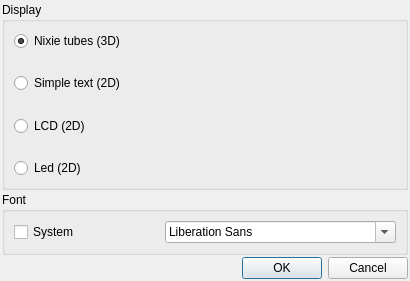
<?xml version="1.0" encoding="UTF-8"?>
<ui version="4.0">
 <class>CDisplayManager</class>
 <widget class="QDialog" name="CDisplayManager">
  <property name="geometry">
   <rect>
    <x>0</x>
    <y>0</y>
    <width>410</width>
    <height>281</height>
   </rect>
  </property>
  <property name="windowTitle">
   <string>Display</string>
  </property>
  <layout class="QVBoxLayout" name="verticalLayout_2">
   <property name="spacing">
    <number>2</number>
   </property>
   <property name="leftMargin">
    <number>2</number>
   </property>
   <property name="topMargin">
    <number>2</number>
   </property>
   <property name="rightMargin">
    <number>2</number>
   </property>
   <property name="bottomMargin">
    <number>2</number>
   </property>
   <item>
    <widget class="QGroupBox" name="groupBox">
     <property name="title">
      <string>Display</string>
     </property>
     <layout class="QVBoxLayout" name="verticalLayout">
      <item>
       <widget class="QRadioButton" name="m_nixie">
        <property name="text">
         <string>Nixie tubes (3D)</string>
        </property>
        <property name="checked">
         <bool>true</bool>
        </property>
       </widget>
      </item>
      <item>
       <spacer name="verticalSpacer_2">
        <property name="orientation">
         <enum>Qt::Vertical</enum>
        </property>
        <property name="sizeHint" stdset="0">
         <size>
          <width>20</width>
          <height>40</height>
         </size>
        </property>
       </spacer>
      </item>
      <item>
       <widget class="QRadioButton" name="m_text">
        <property name="text">
         <string>Simple text (2D)</string>
        </property>
       </widget>
      </item>
      <item>
       <spacer name="verticalSpacer_3">
        <property name="orientation">
         <enum>Qt::Vertical</enum>
        </property>
        <property name="sizeHint" stdset="0">
         <size>
          <width>20</width>
          <height>40</height>
         </size>
        </property>
       </spacer>
      </item>
      <item>
       <widget class="QRadioButton" name="m_lcd">
        <property name="text">
         <string>LCD (2D)</string>
        </property>
       </widget>
      </item>
      <item>
       <spacer name="verticalSpacer_4">
        <property name="orientation">
         <enum>Qt::Vertical</enum>
        </property>
        <property name="sizeHint" stdset="0">
         <size>
          <width>20</width>
          <height>40</height>
         </size>
        </property>
       </spacer>
      </item>
      <item>
       <widget class="QRadioButton" name="m_led">
        <property name="text">
         <string>Led (2D)</string>
        </property>
       </widget>
      </item>
     </layout>
    </widget>
   </item>
   <item>
    <spacer name="verticalSpacer">
     <property name="orientation">
      <enum>Qt::Vertical</enum>
     </property>
     <property name="sizeHint" stdset="0">
      <size>
       <width>20</width>
       <height>40</height>
      </size>
     </property>
    </spacer>
   </item>
   <item>
    <widget class="QGroupBox" name="groupBox_2">
     <property name="title">
      <string>Font</string>
     </property>
     <layout class="QHBoxLayout" name="horizontalLayout">
      <item>
       <widget class="QCheckBox" name="m_system">
        <property name="text">
         <string>System</string>
        </property>
       </widget>
      </item>
      <item>
       <widget class="QFontComboBox" name="m_fontFamily"/>
      </item>
     </layout>
    </widget>
   </item>
   <item>
    <widget class="QDialogButtonBox" name="buttonBox">
     <property name="orientation">
      <enum>Qt::Horizontal</enum>
     </property>
     <property name="standardButtons">
      <set>QDialogButtonBox::Cancel|QDialogButtonBox::Ok</set>
     </property>
    </widget>
   </item>
  </layout>
 </widget>
 <resources/>
 <connections>
  <connection>
   <sender>buttonBox</sender>
   <signal>accepted()</signal>
   <receiver>CDisplayManager</receiver>
   <slot>accept()</slot>
   <hints>
    <hint type="sourcelabel">
     <x>248</x>
     <y>254</y>
    </hint>
    <hint type="destinationlabel">
     <x>157</x>
     <y>274</y>
    </hint>
   </hints>
  </connection>
  <connection>
   <sender>buttonBox</sender>
   <signal>rejected()</signal>
   <receiver>CDisplayManager</receiver>
   <slot>reject()</slot>
   <hints>
    <hint type="sourcelabel">
     <x>316</x>
     <y>260</y>
    </hint>
    <hint type="destinationlabel">
     <x>286</x>
     <y>274</y>
    </hint>
   </hints>
  </connection>
 </connections>
</ui>
